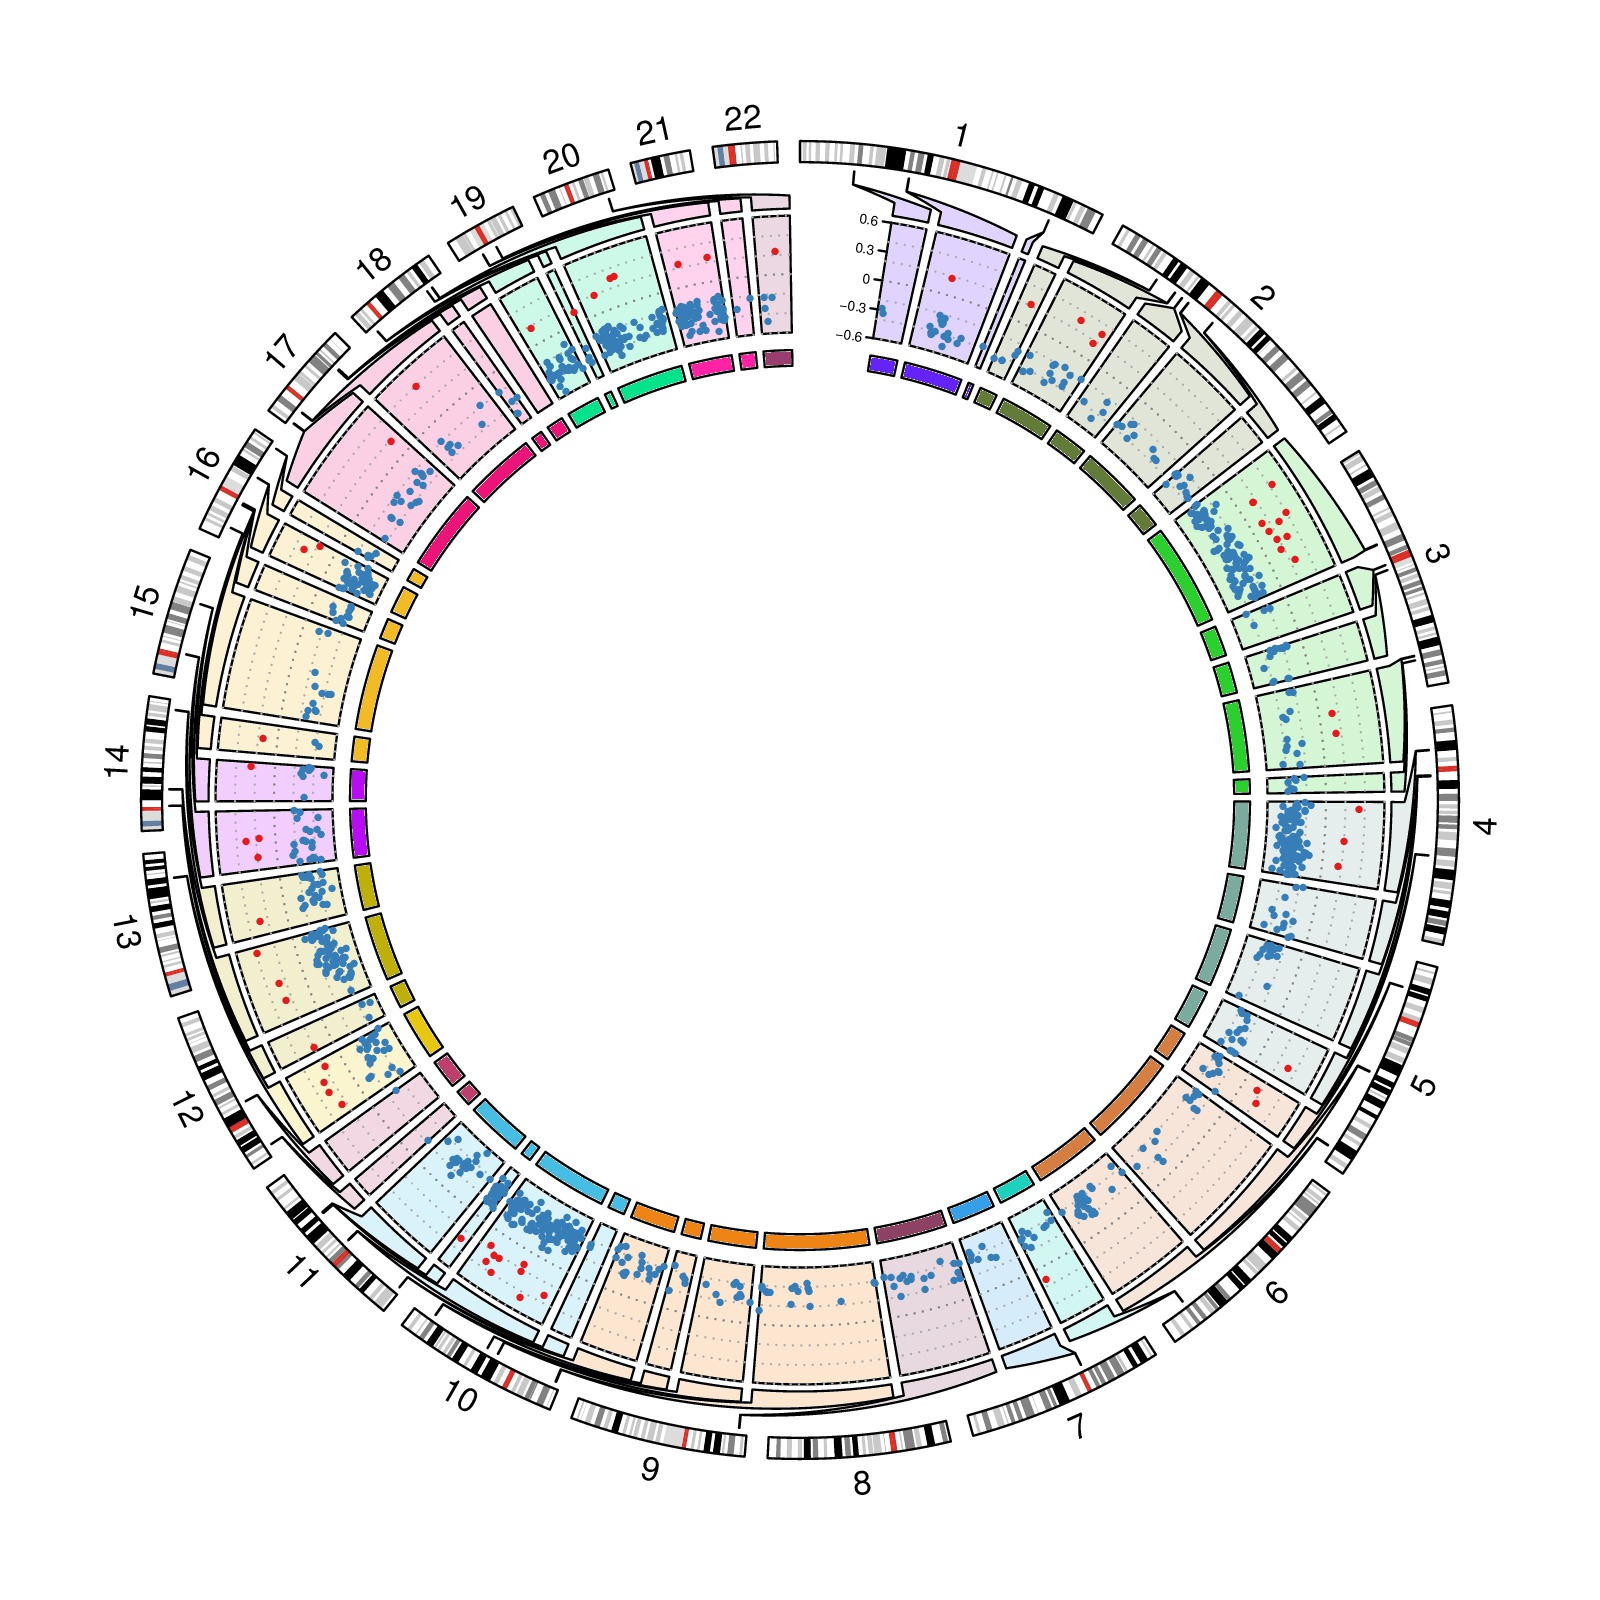

Recreate this plot in R.

library(circlize)
load(system.file(package = "circlize", "extdata", "tagments_WGBS_DMR.RData"))

chr_bg_color = rand_color(22, transparency = 0.8)
names(chr_bg_color) = paste0("chr", 1:22)

f1 = function() {
	circos.par(gap.after = 2, start.degree = 90)
	circos.initializeWithIdeogram(chromosome.index = paste0("chr", 1:22), 
		plotType = c("ideogram", "labels"), ideogram.height = 0.03)
}

f2 = function() {
	circos.par(cell.padding = c(0, 0, 0, 0), gap.after = c(rep(1, nrow(tagments)-1), 10))
	circos.genomicInitialize(tagments, plotType = NULL)
	circos.genomicTrack(DMR1, ylim = c(-0.6, 0.6), 
		panel.fun = function(region, value, ...) {
			for(h in seq(-0.6, 0.6, by = 0.2)) {
		        circos.lines(CELL_META$cell.xlim, c(h, h), lty = 3, col = "#AAAAAA")
		    }
		    circos.lines(CELL_META$cell.xlim, c(0, 0), lty = 3, col = "#888888")
	    
			circos.genomicPoints(region, value, 
				col = ifelse(value[[1]] > 0, "#E41A1C", "#377EB8"), 
				pch = 16, cex = 0.5)
	}, bg.col = chr_bg_color[tagments$chr], track.margin = c(0.02, 0))
	circos.yaxis(side = "left", at = seq(-0.6, 0.6, by = 0.3), 
		sector.index = get.all.sector.index()[1], labels.cex = 0.4)
	circos.track(ylim = c(0, 1), track.height = uh(2, "mm"), 
		bg.col = add_transparency(chr_bg_color[tagments$chr], 0))
}

circos.nested(f1, f2, correspondance, connection_col = chr_bg_color[correspondance[[1]]])
